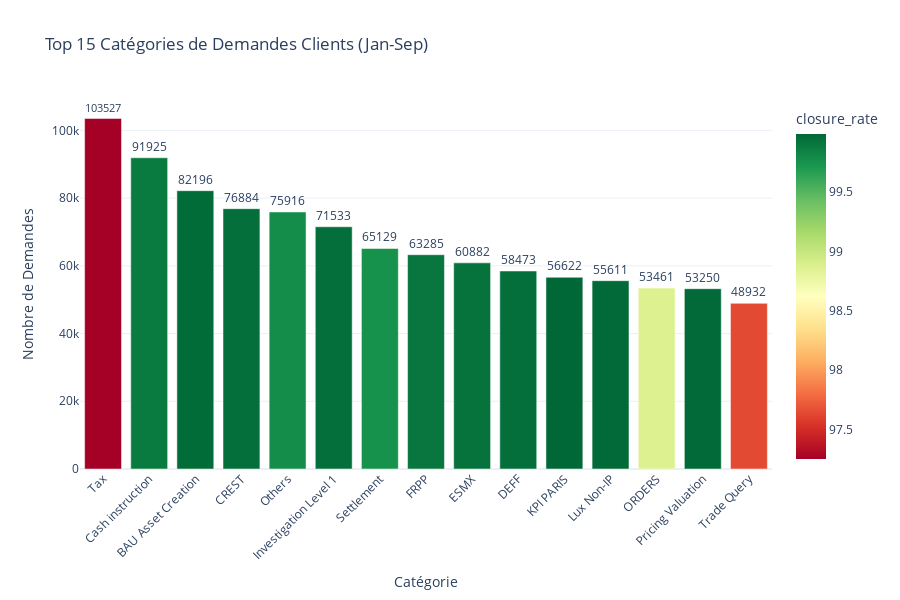

Notebook cell for this chart:
### Code cell
# Visualisation : Répartition par catégorie
fig = px.bar(
    category_distribution.head(15),
    x='category_name',
    y='total_requests',
    title='Top 15 Catégories de Demandes Clients (Jan-Sep)',
    labels={'category_name': 'Catégorie', 'total_requests': 'Nombre de Demandes'},
    text='total_requests',
    color='closure_rate',
    color_continuous_scale='RdYlGn',
    hover_data=['avg_hours_to_close', 'pct_of_total']
)

fig.update_traces(textposition='outside')
fig.update_layout(xaxis_tickangle=-45, height=600)
fig.show()

### Figure 1 — Plotly figure (JSON) as saved in the notebook; plotly's stock layout.template omitted (floating-point values rounded to 4 significant figures)
{"data": [{"customdata": [[457.9, 2.5], [53.72, 2.22], [21.78, 1.98], [28.73, 1.85], [72.0, 1.83], [65.01, 1.73], [116.3, 1.57], [65.41, 1.53], [26.19, 1.47], [38.88, 1.41], [4.24, 1.37], [7.39, 1.34], [206.3, 1.29], [9.04, 1.28], [105.3, 1.18]], "hovertemplate": "Catégorie=%{x}<br>Nombre de Demandes=%{text}<br>avg_hours_to_close=%{customdata[0]}<br>pct_of_total=%{customdata[1]}<br>closure_rate=%{marker.color}<extra></extra>", "legendgroup": "", "marker": {"color": [97.25, 99.89, 99.97, 99.95, 99.78, 99.95, 99.75, 99.91, 99.93, 99.95, 99.99, 99.98, 98.86, 99.98, 97.64], "coloraxis": "coloraxis", "pattern": {"shape": ""}}, "name": "", "orientation": "v", "showlegend": false, "text": [103500.0, 91920.0, 82200.0, 76880.0, 75920.0, 71530.0, 65130.0, 63280.0, 60880.0, 58470.0, 56620.0, 55610.0, 53460.0, 53250.0, 48930.0], "textposition": "outside", "type": "bar", "x": ["Tax", "Cash instruction", "BAU Asset Creation", "CREST", "Others", "Investigation Level 1", "Settlement", "FRPP", "ESMX", "DEFF", "KPI PARIS", "Lux Non-IP", "ORDERS", "Pricing Valuation", "Trade Query"], "xaxis": "x", "y": [103527, 91925, 82196, 76884, 75916, 71533, 65129, 63285, 60882, 58473, 56622, 55611, 53461, 53250, 48932], "yaxis": "y"}], "layout": {"barmode": "relative", "coloraxis": {"colorbar": {"title": {"text": "closure_rate"}}, "colorscale": [[0, "rgb(165,0,38)"], [0.1, "rgb(215,48,39)"], [0.2, "rgb(244,109,67)"], [0.3, "rgb(253,174,97)"], [0.4, "rgb(254,224,139)"], [0.5, "rgb(255,255,191)"], [0.6, "rgb(217,239,139)"], [0.7, "rgb(166,217,106)"], [0.8, "rgb(102,189,99)"], [0.9, "rgb(26,152,80)"], [1, "rgb(0,104,55)"]]}, "height": 600, "legend": {"tracegroupgap": 0}, "title": {"text": "Top 15 Catégories de Demandes Clients (Jan-Sep)"}, "xaxis": {"anchor": "y", "domain": [0, 1], "tickangle": -45, "title": {"text": "Catégorie"}}, "yaxis": {"anchor": "x", "domain": [0, 1], "title": {"text": "Nombre de Demandes"}}}}
